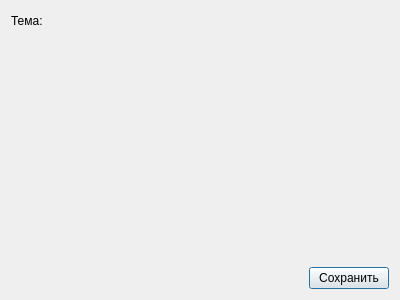
<?xml version="1.0" encoding="UTF-8"?>
<ui version="4.0">
 <class>Dialog</class>
 <widget class="QDialog" name="Dialog">
  <property name="geometry">
   <rect>
    <x>0</x>
    <y>0</y>
    <width>400</width>
    <height>300</height>
   </rect>
  </property>
  <property name="windowTitle">
   <string>Dialog</string>
  </property>
  <property name="layoutDirection">
   <enum>Qt::LeftToRight</enum>
  </property>
  <property name="autoFillBackground">
   <bool>false</bool>
  </property>
  <layout class="QVBoxLayout" name="verticalLayout">
   <item>
    <layout class="QFormLayout" name="formLayout">
     <item row="0" column="0">
      <widget class="QLabel" name="label">
       <property name="text">
        <string>Тема:</string>
       </property>
      </widget>
     </item>
     <item row="0" column="1">
      <layout class="QHBoxLayout" name="horizontalLayout">
       <item>
        <widget class="QLabel" name="dark_theme_image">
         <property name="text">
          <string/>
         </property>
        </widget>
       </item>
       <item>
        <widget class="QLabel" name="light_theme_image">
         <property name="text">
          <string/>
         </property>
        </widget>
       </item>
       <item>
        <spacer name="horizontalSpacer_2">
         <property name="orientation">
          <enum>Qt::Horizontal</enum>
         </property>
         <property name="sizeHint" stdset="0">
          <size>
           <width>40</width>
           <height>20</height>
          </size>
         </property>
        </spacer>
       </item>
      </layout>
     </item>
    </layout>
   </item>
   <item>
    <widget class="QWidget" name="widget" native="true">
     <property name="sizePolicy">
      <sizepolicy hsizetype="Preferred" vsizetype="Fixed">
       <horstretch>0</horstretch>
       <verstretch>0</verstretch>
      </sizepolicy>
     </property>
     <layout class="QHBoxLayout" name="horizontalLayout_3">
      <property name="leftMargin">
       <number>0</number>
      </property>
      <property name="topMargin">
       <number>0</number>
      </property>
      <property name="rightMargin">
       <number>0</number>
      </property>
      <property name="bottomMargin">
       <number>0</number>
      </property>
      <item>
       <spacer name="horizontalSpacer">
        <property name="orientation">
         <enum>Qt::Horizontal</enum>
        </property>
        <property name="sizeHint" stdset="0">
         <size>
          <width>40</width>
          <height>20</height>
         </size>
        </property>
       </spacer>
      </item>
      <item>
       <widget class="QPushButton" name="pushButton">
        <property name="maximumSize">
         <size>
          <width>130</width>
          <height>16777215</height>
         </size>
        </property>
        <property name="cursor">
         <cursorShape>PointingHandCursor</cursorShape>
        </property>
        <property name="text">
         <string>Сохранить</string>
        </property>
       </widget>
      </item>
     </layout>
    </widget>
   </item>
  </layout>
 </widget>
 <resources/>
 <connections/>
</ui>
